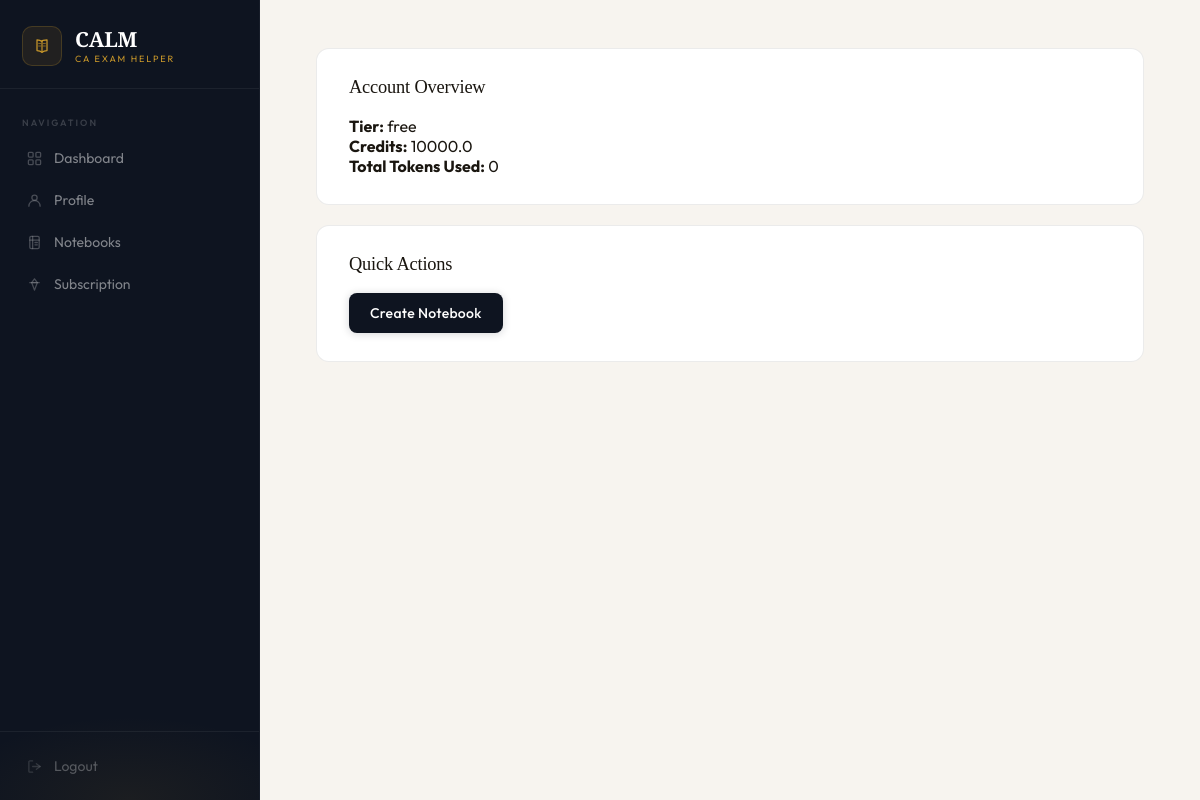
Screenshot of /dashboard/ (signed in) with the database file from the repository.
### users/models.py (models this page shows, shortened)
class UserProfile(models.Model):
    user = models.OneToOneField(User, on_delete=models.CASCADE)
    credits_balance = models.FloatField(default=10000)
    subscription_tier = models.CharField(
        max_length=20,
        choices=SUBSCRIPTION_CHOICES,
        default="free"
    )
    total_tokens_used = models.IntegerField(default=0)
    profile_picture = models.ImageField(
        upload_to="profile_pictures/",
        null=True,
        blank=True
    )
    stream = models.CharField(
        max_length=10,
        choices=STREAM_CHOICES,
        null=True,
        blank=True
    )
    designation=models.CharField(
        max_length=50,
        choices=DESIGNATION_CHOICES,
        default="Foundation",
        null=True,
        blank=True
    )
    education=models.CharField(max_length=100,null=True,blank=True)
    email = models.EmailField(
        unique=True,
        null=True,
        blank=True
    )
    financial_reporting=models.FloatField(default=0)
    financial_reporting_count=models.IntegerField(default=0)
    direct_taxation=models.FloatField(default=0)
    direct_taxation_count=models.IntegerField(default=0)
    gst_and_indirect_tax=models.FloatField(default=0)
    gst_and_indirect_tax_count=models.IntegerField(default=0)
    audit_and_assurance=models.FloatField(default=0)
    audit_and_assurance_count=models.IntegerField(default=0)
    coporate_law=models.FloatField(default=0)
    coporate_law_count=models.IntegerField(default=0)
    financial_management=models.FloatField(default=0)
    financial_management_count=models.IntegerField(default=0)
    ethics_and_prof=models.FloatField(default=0)
    ethics_and_prof_count=models.IntegerField(default=0)

### notebooks/views.py (the view)
# urls.py: path("dashboard/", views.dashboard, name="dashboard"),
@login_required
def dashboard(request):
    profile = request.user.userprofile
    return render(request, "dashboard.html", {"profile": profile})

### templates/dashboard.html
{% extends "base.html" %}
{% block content %}
<div class="card">
    <h3>Account Overview</h3>
    <p><b>Tier:</b> {{ profile.subscription_tier }}</p>
    <p><b>Credits:</b> {{ profile.credits_balance }}</p>
    <p><b>Total Tokens Used:</b> {{ profile.total_tokens_used }}</p>
</div>
<div class="card">
    <h3>Quick Actions</h3>
    <a href="{% url 'create_notebook' %}" class="btn">Create Notebook</a>
</div>
{% endblock %}

### templates/base.html (style rules this page uses)
*, *::before, *::after { box-sizing: border-box; margin: 0; padding: 0; }
:root { --bg: #f7f4ef; --sidebar-bg: #0e1420; --sidebar-width: 260px; --surface: #ffffff; --surface-hover: #f1ede5; --gold: #c8972a; --gold-lt: #e0b84a; --gold-dim: rgba(200,151,42,0.11); --navy: #0e1420; --navy-mid: #1a2436; --text-primary: #1a1610; --text-secondary: #6b6252; --text-muted: #9e9488; --text-sidebar: rgba(255,255,255,0.48); --text-sidebar-hi: #ffffff; --border: rgba(0,0,0,0.08); --border-subtle: rgba(0,0,0,0.05); --border-sidebar: rgba(255,255,255,0.06); --danger: #b83232; --danger-dim: rgba(184,50,50,0.08); --radius: 13px; --radius-sm: 8px; }
html, body { height: 100%; font-family: 'Outfit', sans-serif; background: var(--bg); color: var(--text-primary); -webkit-font-smoothing: antialiased; }
.card { background: var(--surface); padding: 28px 32px; border-radius: var(--radius); border: 1px solid var(--border); margin-bottom: 20px; transition: border-color 0.2s, box-shadow 0.2s; position: relative; }
.card h3 { font-family: 'Libre Baskerville', serif; font-weight: 400; font-size: 1.15rem; margin-bottom: 18px; color: var(--text-primary); letter-spacing: -0.01em; }
.btn { padding: 10px 20px; border: 1px solid transparent; border-radius: var(--radius-sm); cursor: pointer; font-family: 'Outfit', sans-serif; font-size: 0.875rem; font-weight: 500; letter-spacing: 0.02em; transition: all 0.16s ease; display: inline-flex; align-items: center; gap: 7px; text-decoration: none; }
.btn, .btn-primary { background: var(--navy); color: #ffffff; box-shadow: 0 1px 8px rgba(14,20,32,0.18); }

### rows the page displays
UserProfile: subscription_tier "free", credits_balance "10000.0", total_tokens_used "0"
